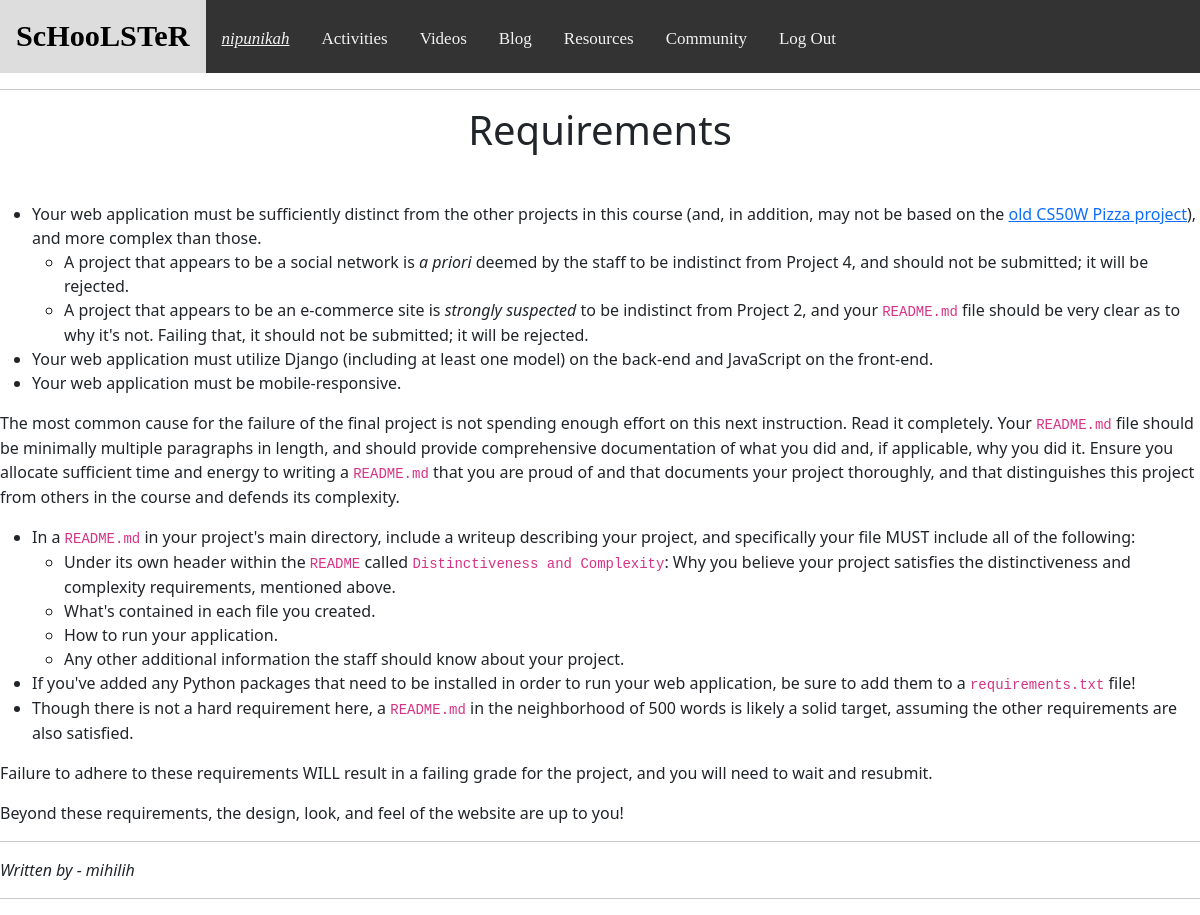
Page /article/4 (signed in) on the committed database.
### final/models.py (models this page shows, shortened)
class User(AbstractUser):
    id=models.AutoField(primary_key=True)
    points=models.IntegerField(default=0)
    editor=models.BooleanField(default=False)
    pass

class Article(models.Model):
    id=models.AutoField(primary_key=True)
    title=models.CharField(max_length=100, blank = False)
    content=models.CharField(max_length=100000,blank = False)
    creator=models.ForeignKey(User, on_delete=models.SET_NULL, blank = True, null=True)

### final/views.py (the view)
# urls.py: path("article/<int:id>", views.article, name="article"),
def article(request, id):
    article = Article.objects.get(id=id)
    content=markdown2.markdown(article.content)
    return render (request, "final/article.html", {
        "article": article,
        "content": content
    })

### final/templates/final/article.html
{% extends "final/layout.html" %}
{% block body %}
    <b><h1 style="text-align: center;">{{article.title}}</h1></b></br>
    <p>{{content|safe}}</p>
    <hr>
    <i>Written by - {{article.creator}}</i>
    <hr>
{% endblock %}

### final/templates/final/layout.html (shortened to what this page needs)
{% load static %}
<!DOCTYPE html>
<html lang="en">
    <head>
        <link href="https://cdn.jsdelivr.net/npm/bootstrap@5.0.2/dist/css/bootstrap.min.css" rel="stylesheet">
        <link href="{% static 'final/styles.css' %}" rel="stylesheet">
        <link rel="stylesheet" href="https://cdnjs.cloudflare.com/ajax/libs/font-awesome/4.7.0/css/font-awesome.min.css">
    </head>
    <body
        {% block style %}{% endblock %}>
        <div class="topnav" id="myTopnav" style="align-items: center;">
            <a href="{% url 'index' %}" style="font-size: 0.8cm;font-family: Copperplate, Papyrus, fantasy;"><b>ScHooLSTeR</b></a>
            {% if user.is_authenticated %}
                <a href="{% url 'profile' %}" style="height: 50px;line-height: 50px;text-align: center;font-family: Copperplate, Papyrus, fantasy;"><u><i>{{ user.username }}</i></u></a>
            {% endif %}
            <a href="{% url 'activities' %}" style="height: 50px;line-height: 50px;text-align: center;font-family: Copperplate, Papyrus, fantasy;">Activities</a>
            <a href="{% url 'video' %}" style="height: 50px;line-height: 50px;text-align: center;font-family: Copperplate, Papyrus, fantasy;">Videos</a>
            <a href="{% url 'articles' %}" style="height: 50px;line-height: 50px;text-align: center;font-family: Copperplate, Papyrus, fantasy;">Blog</a>
            <a href="{% url 'resources' %}" style="height: 50px;line-height: 50px;text-align: center; font-family: Copperplate, Papyrus, fantasy;">Resources</a>
            <a href="{% url 'community' %}" style="height: 50px;line-height: 50px;text-align: center;font-family: Copperplate, Papyrus, fantasy;">Community</a>
            {% if user.is_authenticated %}
                <a href="{% url 'logout' %}" style="height: 50px;line-height: 50px;text-align: center;font-family: Copperplate, Papyrus, fantasy;">Log Out</a>
            {% else %}
                <a href="{% url 'login' %}" style="height: 50px;line-height: 50px;text-align: center;">Log In</a>
                <a href="{% url 'register' %}" style="height: 50px;line-height: 50px;text-align: center;">Register</a>
            {% endif %}
        </div>
        <hr>
        <div class="body">
            {% block body %}
            {% endblock %}
        </div>
    </body>
</html>

### final/templates/final/layout.html (style rules this page uses)
.topnav { overflow: hidden; background-color: #333; }
.topnav a { float: left; display: block; color: #f2f2f2; text-align: center; padding: 14px 16px; text-decoration: none; font-size: 17px; }

### rows in the picture
User: username "nipunikah"
Article: title "Requirements", creator "mihilih"
